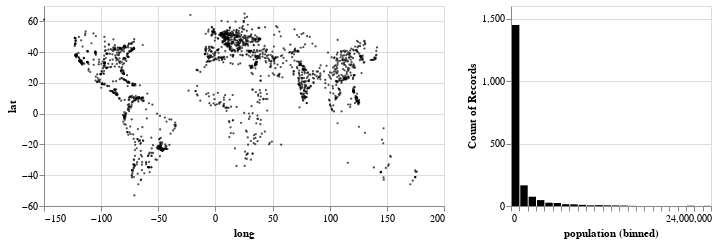

Notebook code cell kept with this figure:
### Markdown cell above
## Dynamic queries

To rapidly explore how multiple dimensions relate to one another, you can also select entire regions in a visualization and perform dynamic queries. The following example juxtaposes a (pseudo) map of big cities and a population histogram. In both you can create and move selections directly in the visualizations.

### Code cell
# the type parameter has changed, this time we set intervals in both x and y position
selection = alt.selection(type='interval', encodings=['x', 'y'])

# first we create a pseudo map using the geographic positions (lat and long) for a scatterplot
map = alt.Chart(cities).mark_point(filled=True, size=5).encode(
    x='long',
    y='lat',
    # the dots are rendered black, unless outside of the selection
    color=alt.condition(selection, alt.value("black"), alt.value("lightgray"))
).properties(
    width=400, height=200
).add_selection(selection)

# define background chart
base = alt.Chart().mark_bar(color="black").encode(
    x=alt.X("population:Q", bin=alt.Bin(maxbins=30)),
    y="count()",
).properties(
    width=200, height=200
)

# lightgray background with selection
background = base.encode( color=alt.value('lightgray') ).add_selection(selection)

# black highlights on the transformed data
highlight = base.transform_filter(selection)

# layer the two charts on top of each other
layers = alt.layer(background, highlight, data=cities)

map | layers

### Figure 1 — Vega-Lite specification as saved in the notebook (floating-point values rounded to 4 significant figures; data arrays with more than 128 entries replaced by an {"elided": "..."} marker saying what was removed)
{"config": {"view": {"continuousWidth": 400, "continuousHeight": 300}}, "hconcat": [{"mark": {"type": "point", "filled": true, "size": 5}, "encoding": {"color": {"condition": {"value": "black", "selection": "selector006"}, "value": "lightgray"}, "x": {"type": "quantitative", "field": "long"}, "y": {"type": "quantitative", "field": "lat"}}, "height": 200, "selection": {"selector006": {"type": "interval", "encodings": ["x", "y"]}}, "width": 400}, {"layer": [{"mark": {"type": "bar", "color": "black"}, "encoding": {"color": {"value": "lightgray"}, "x": {"type": "quantitative", "bin": {"maxbins": 30}, "field": "population"}, "y": {"type": "quantitative", "aggregate": "count"}}, "height": 200, "selection": {"selector006": {"type": "interval", "encodings": ["x", "y"]}}, "width": 200}, {"mark": {"type": "bar", "color": "black"}, "encoding": {"x": {"type": "quantitative", "bin": {"maxbins": 30}, "field": "population"}, "y": {"type": "quantitative", "aggregate": "count"}}, "height": 200, "transform": [{"filter": {"selection": "selector006"}}], "width": 200}]}], "data": {"name": "data-1ec273cb64836579c32d2ad18c5cc809"}, "$schema": "https://vega.github.io/schema/vega-lite/v4.8.1.json", "datasets": {"data-1ec273cb64836579c32d2ad18c5cc809": {"elided": "1848 records"}}}
